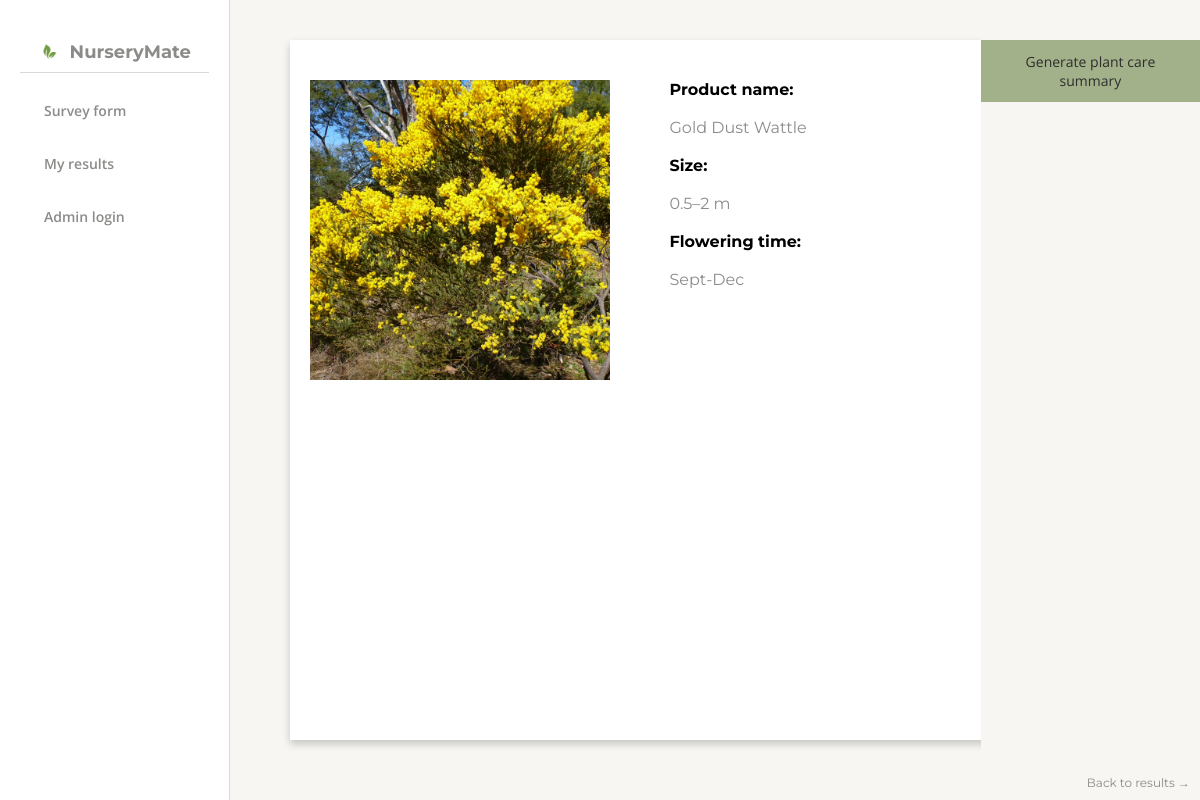
Screenshot of /plant/1 with the database file from the repository.
### tables this page shows
CREATE TABLE plants (
            id INTEGER PRIMARY KEY AUTOINCREMENT,
            scientific_name TEXT NOT NULL,
            common_name TEXT,
            flowering_time TEXT,
            height TEXT,
            ecological_function TEXT,
            sunlight TEXT,
            water_level TEXT,
            salt_wind_tolerance TEXT,
            type TEXT,
            planting_space TEXT,
            image_url TEXT,
            soil_type TEXT
        );

### app.py (the view)
@app.route("/plant/<int:plant_id>")
def plant_details(plant_id):
    plant = get_plant_by_id(plant_id)
    return render_template("plant_details.html", plant=plant)

### templates/plant_details.html (shortened to what this page needs)
<!DOCTYPE html>
<html lang="en">
<head>
    <link rel="stylesheet" href="{{ url_for('static', filename='styles.css') }}">
</head>
<body>
  <nav class="side-navbar" style="position: relative;">
    <div class="navbar-header">
      <img src="{{ url_for('static', filename='images/download.png') }}" alt="NurseryMate Logo" class="logo" />
      <h2>NurseryMate</h2>
    </div>
    <hr class="navbar-divider" />
    <div class="nav-links">
      <a href="{{ url_for('form') }}">Survey form</a>
      <a href="{{ url_for('results') }}">My results</a>
      <a href="{{ url_for('login') }}">Admin login</a>
    </div>
  </nav>
    <main class="main-content">
            <div class="plant-details-container" style="margin-top: 0;">
            <img src="{{ url_for('static', filename=plant.image_url.replace('/static/', '')) }}" alt="{{ plant.scientific_name }}" class="plant-image" style="width: 100%; height: 300px; object-fit: cover; margin-top: 20px;">
            <div class="plant-details-content" style="margin-top: 20px; display: flex; flex-direction: column; justify-content: flex-start;">
                <div style="flex: 1; margin-right: 20px; margin-left: 40px;">
                {% if plant.common_name %}
<p><strong>Product name:</strong><br><br> <span style="color: #8B8C89;">{{ plant.common_name }}</span></p>
                {% endif %}
<br>
<p><strong>Size:</strong><br><br> <span style="color: #8B8C89;">{{ plant.height }}</span></p>
<br>
<p><strong>Flowering time:</strong><br><br> <span style="color: #8B8C89;">{{ plant.flowering_time }}</span></p>
            </div>
            <a href="{{ url_for('results') }}" class="back-link">Back to results →</a>
        </div>
    </main>
<form action="{{ url_for('generate_summary', plant_id=plant.id) }}" method="post" style="margin-top: 40px; text-align: center;">
    <button type="submit"
            style="padding: 12px 24px; background-color: #A3B18A; color: white;
                   border: none; border-radius: 0; font-size: 14px; cursor: pointer; color: #2d2d2d; font-family: 'Open Sans', sans-serif;">
        Generate plant care summary
    </button>
</form>
</body>
</html>

### templates/plant_details.html (style rules this page uses)
* { box-sizing: border-box; margin: 0; padding: 0; }
body { display: flex; height: 100vh; font-family: 'Montserrat', sans-serif; background-color: #f7f6f3; }
.side-navbar { width: 250px; background-color: #ffffff; padding: 40px 20px; display: flex; flex-direction: column; align-items: center; border-right: 1px solid #d9d9d9; }
.side-navbar .logo { width: 24px; height: 24px; margin: 0; margin-right: 8px; }
.side-navbar h2 { font-weight: 700; font-size: 18px; color: #8B8C89; margin: 0; line-height: 24px; text-align: left; }
.navbar-header { display: flex; align-items: center; margin-bottom: 8px; }
.navbar-divider { border: none; border-top: 1px solid #d9d9d9; margin: 0 0 16px 0; width: 100%; }
.nav-links { width: 100%; }
.nav-links a { display: block; text-decoration: none; color: #8B8C89; font-family: 'Open Sans', sans-serif; font-weight: 600; font-size: 14px; padding: 12px 20px; margin-bottom: 10px; border-left: 4px solid transparent; transition: all 0.3s ease; }
.main-content { flex-grow: 1; padding: 40px 60px; overflow-y: auto; }
.plant-image { width: 100%; max-width: 300px; margin-bottom: 20px; }
.plant-details-container { height: 700px; width: 700px; background-color: white; border-radius: 0; box-shadow: 0 4px 8px rgba(0, 0, 0, 0.2); padding: 20px; display: flex; }
.plant-details-content { display: flex; flex-direction: column; justify-content: center; margin-left: 20px; }
.back-link { margin-top: 20px; text-decoration: none; color: #8B8C89; font-size: 12px; font-weight: normal; position: absolute; bottom: 10px; right: 10px; }

### rows the page displays
plants: image_url (picture), common_name "Gold Dust Wattle", height "0.5–2 m", flowering_time "Sept-Dec"
